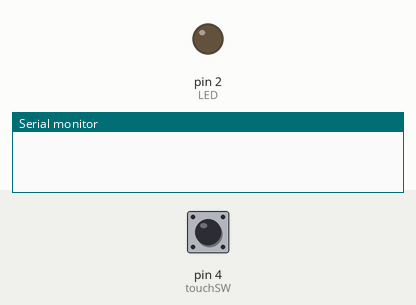
Bench run of a sketch on a simulated Arduino Uno, built with avr-gcc and run on an emulated ATmega328P. Parts: output pins drawn as LEDs (lit = HIGH), the last lines printed to the serial monitor. The test bench sets the inputs (shaded band); at power-on: pin 4 (touchSW) LOW.

Above: at 1.2 s.
1.3 s: pin 4 (touchSW) pulled HIGH for 0.15 s
At 1.4 s:
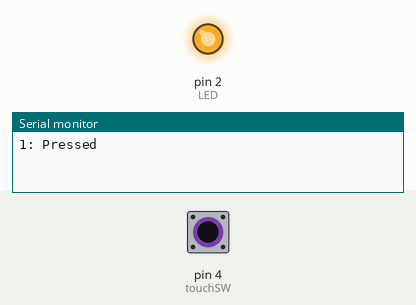
3.0 s: pin 4 (touchSW) pulled HIGH for 3.2 s
At 7.2 s:
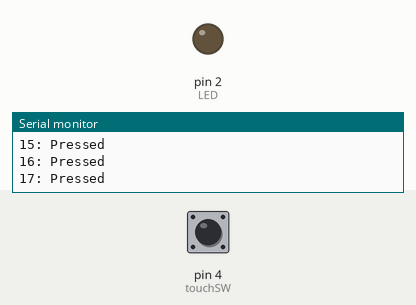
Timing chart, 0 to 8.7 s (numbered marks = the images above; inputs shaded):
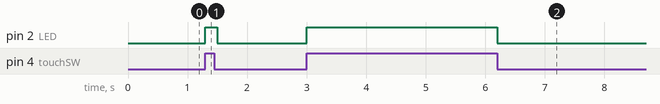

Measured:
- after the input at 1.3 s, pin 2 (LED): LOW → HIGH at once, → LOW 0.20 s later
- after the input at 3.0 s, pin 2 (LED): LOW → HIGH at once, → LOW 3.2 s later

The sketch:

TouchSensor.ino
```cpp
//**************************************************************//
// Target MCU & internal clock speed: Arduino Uno
//  Name    : SensTouchSwitch.ino
//  Author  : Insoo Kim
//  Date    : April 01, 2015
//  Notes   : Sensing touch switch
//      and show on the LED if there is.
//*****************************************************************/

#define touchSW 4
#define LED 2

void setup()
{
  pinMode(touchSW, INPUT);
  pinMode(LED, OUTPUT);
  Serial.begin(9600);
}

byte cnt = 0;
void loop()
{
  if (digitalRead(touchSW) == HIGH)
  {
    cnt++;
    digitalWrite(LED, HIGH);
    Serial.print(cnt);
    Serial.println(": Pressed");
    delay(150);
  }
  else
  {
    digitalWrite(LED, LOW);
    //Serial.println("Released");
  }
  delay(50);
}
```
